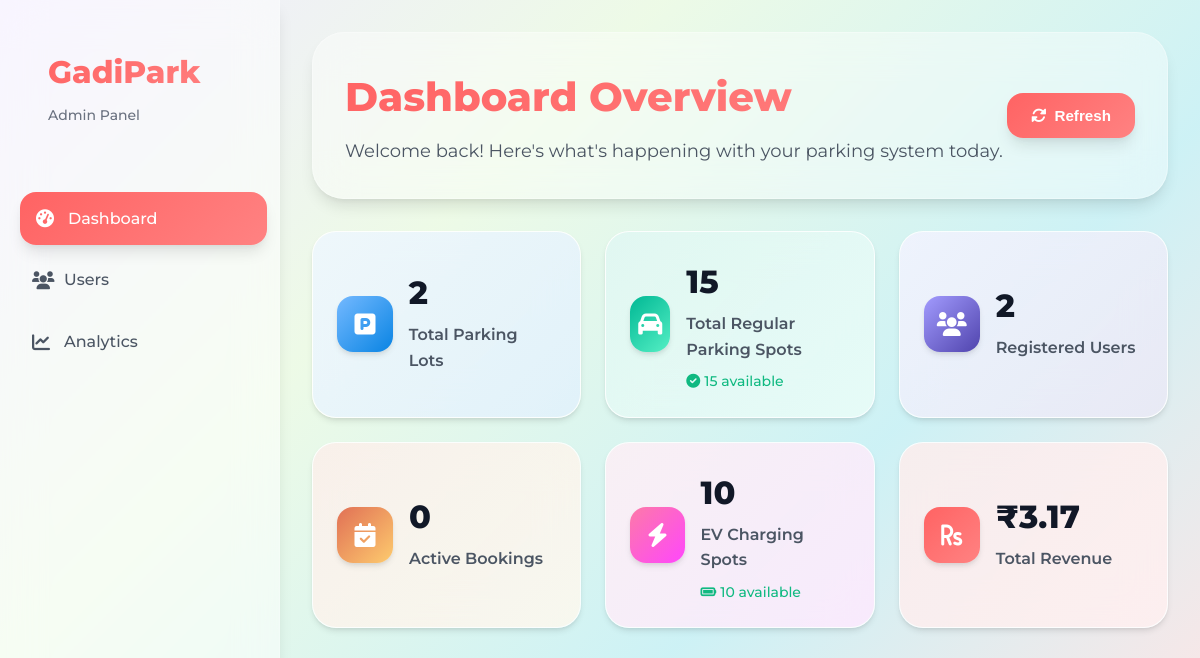
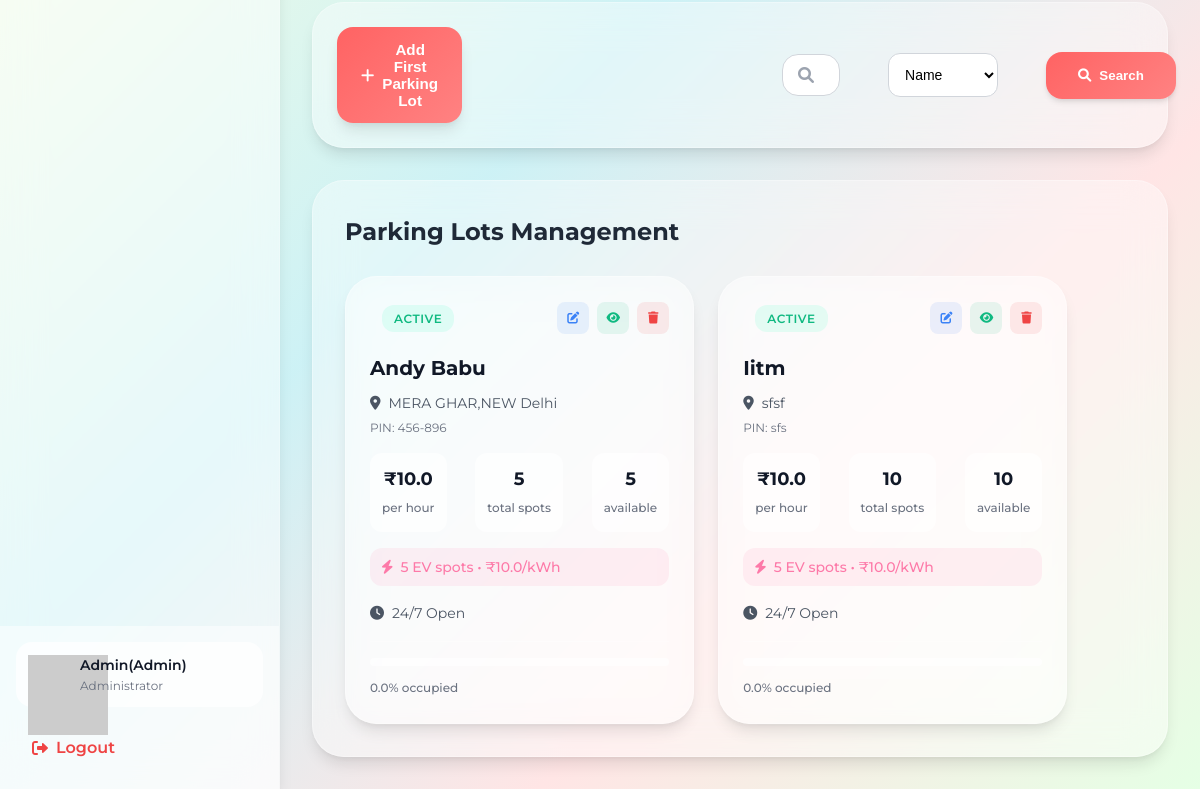
The app's page /admin_dashboard (signed in), older data (2 pictures, top to bottom).
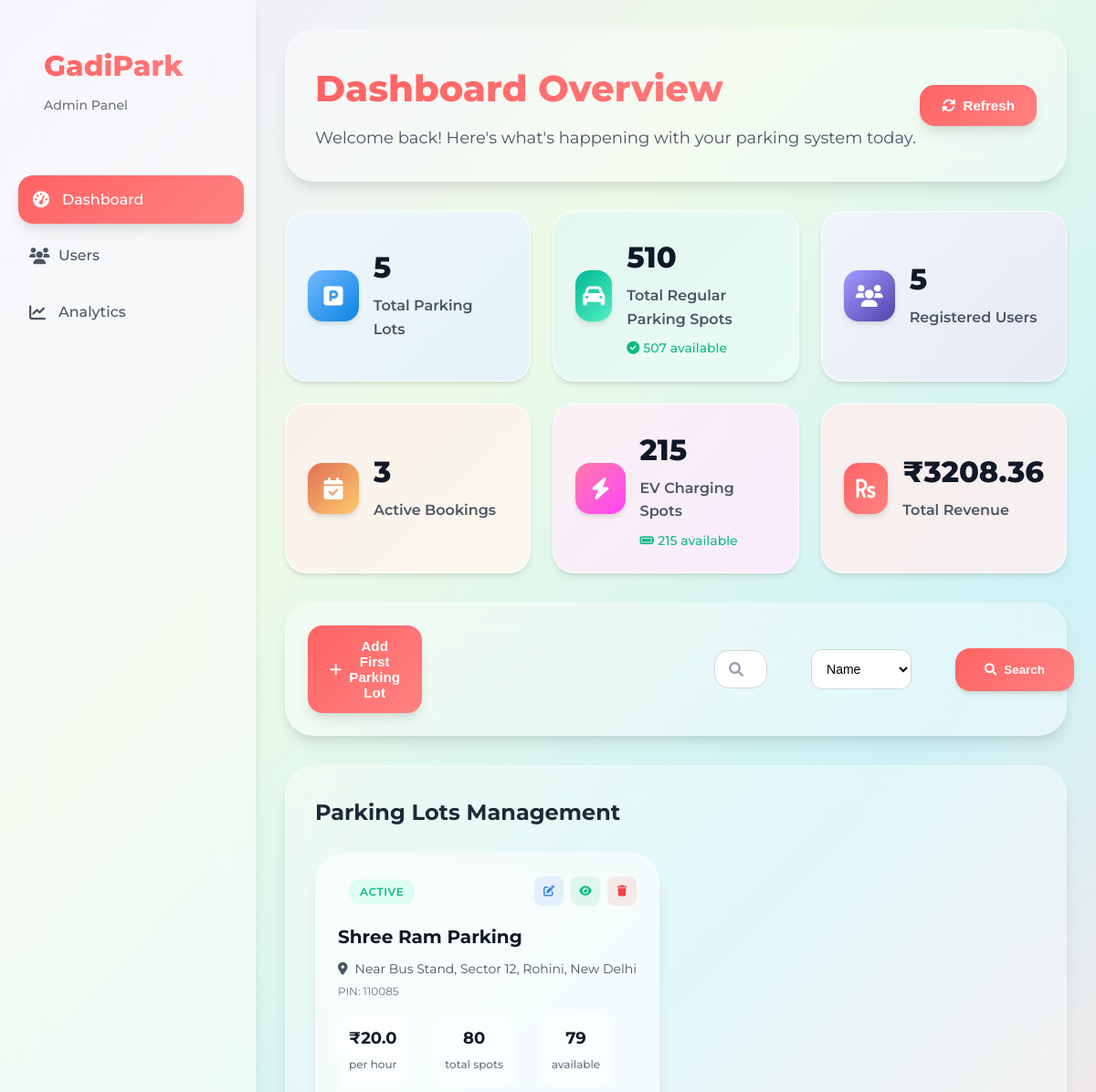
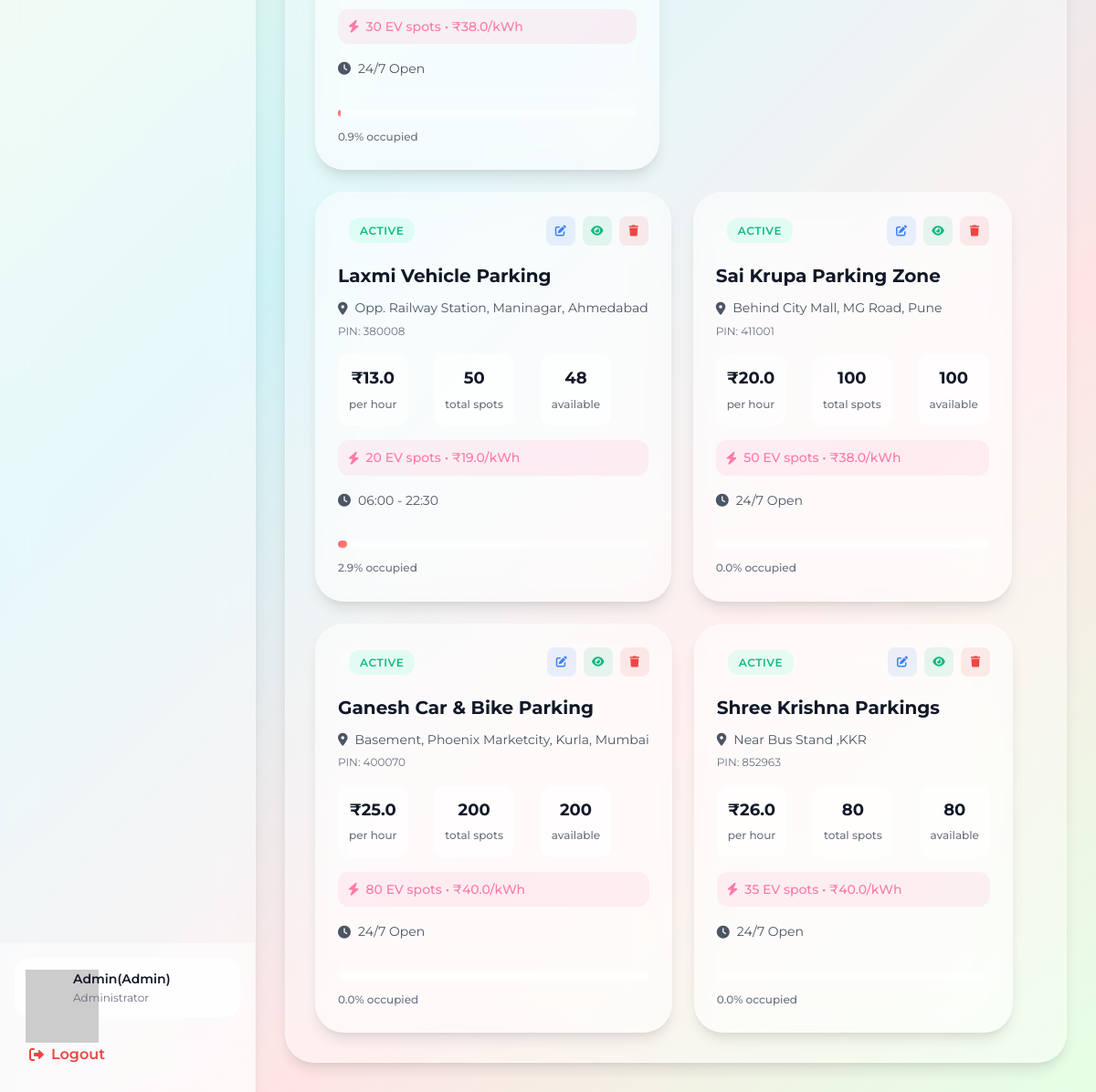
The same page, newer data (2 pictures, top to bottom).
### models/user.py (models this page shows, shortened)
class User(db.Model):
    __tablename__ = 'users'
    id=db.Column(db.Integer,primary_key=True)
    username=db.Column(db.String(80),unique=True,nullable=False)
    password_hash=db.Column(db.String(128),nullable=False)
    full_name=db.Column(db.String(80),nullable=True)
    is_admin=db.Column(db.Boolean,default=False)
    wallet_balance=db.Column(db.Float,default=0.00)
    total_parkings=db.Column(db.Integer,default=0)
    total_spendings=db.Column(db.Float,default=0)
    registration_date=db.Column(db.DateTime,default=db.func.current_timestamp())

### models/parking_lot.py (models this page shows, shortened)
class ParkingLot(db.Model):
    __tablename__ = 'parking_lots'
    id = db.Column(db.Integer, primary_key=True)
    name= db.Column(db.String(80), unique=True, nullable=False)
    address = db.Column(db.String(200), nullable=False)
    pincode = db.Column(db.String(10), nullable=False)
    hourly_rate = db.Column(db.Float, nullable=False)
    total_spots = db.Column(db.Integer, nullable=False)
    occupied_regular_spots = db.Column(db.Integer, default=0)
    occupied_ev_spots = db.Column(db.Integer, default=0)
    ev_spots = db.Column(db.Integer, default=0)
    ev_charging_rate = db.Column(db.Float, nullable=True)
    opening_time = db.Column(db.String(10), nullable=True)
    closing_time = db.Column(db.String(10), nullable=True)
    is_24_hours = db.Column(db.Boolean, default=False)
    description = db.Column(db.String(200), nullable=True)

### routes/admin.py (the view, shortened to what this page needs)
@admin_bp.route('/admin_dashboard')
@login_required
@admin_required
def admin_dashboard():
    lots=ParkingLot.query.all()
    user = User.query.get(session.get('user_id'))
    spots=ParkingSpot.query.all()
    t_lots=lots
    search=request.args.get('search','').strip()
    search_filter=request.args.get('search_filter')
    if search_filter == 'name':
        lots=ParkingLot.query.filter(ParkingLot.name.ilike(f'%{search}%'))
    if search_filter == 'location':
        lots=ParkingLot.query.filter(ParkingLot.address.ilike(f'%{search}%'))
    if search_filter == 'pincode':
        lots=ParkingLot.query.filter(ParkingLot.pincode.ilike(f'%{search}%'))
    lot_id=request.args.get('lot_id')
    def spots_count(is_ev):
        return ParkingSpot.query.filter_by(is_ev_spot=is_ev).count()
    total_regular_available_spots=ParkingSpot.query.filter_by(status='available',is_ev_spot=0).count()
    total_ev_available_spots=ParkingSpot.query.filter_by(status='available',is_ev_spot=1).count()
    total_regular_spots=spots_count(0)
    total_ev_spots=spots_count(1)
    bookings=Booking.query.all()
    bookings_lot_id=[]
    for b in bookings:
        bookings_lot_id.append(b.lot_id)
    active_bookings=Booking.query.count()
    total_users=User.query.count() - 1
    lot = None
    if lot_id:
        lot=ParkingLot.query.filter_by(id=lot_id).first()
    history=History.query.all()
    total_revenue=0
    for h in history:
        total_revenue+=h.total_amount_paid
    return render_template('admin_dashboard.html',lots=lots,lot=lot,user=user,spots=spots,total_regular_available_spots=total_regular_available_spots,total_users=total_users,total_ev_available_spots=total_ev_available_spots,total_regular_spots=total_regular_spots,total_ev_spots=total_ev_spots,active_bookings=active_bookings,total_revenue=total_revenue,t_lots=t_lots,bookings_lot_id=bookings_lot_id)

### Templates/admin_dashboard.html (shortened to what this page needs)
{%extends "base.html" %}
{%block style%}
<link rel="stylesheet" href="{{url_for('static',filename='css/admin_dashboard.css')}}">
<link rel="stylesheet" href="{{url_for('static',filename='css/modal.css')}}">
{%endblock%}
{%block content %}
    <div class="dashboard-container">
        {% include 'admin_sidebar.html' %}
        <div class="main-content">
            <div class="content-header bg">
                <div class="header-left">
                    <h1>Dashboard Overview</h1>
                    <p>Welcome back! Here's what's happening with your parking system today.</p>
                </div>
                <div class="header-right">
                    <a href="{{url_for('admin.admin_dashboard')}}">
                        <button class="btn-style" onclick="location.reload()">
                            <i class="fas fa-sync-alt"></i>
                            Refresh
                        </button>
                    </a>
                </div>
            </div>
            <div class="grid-section">
                <div class="grid-card primary">
                    <div class="grid-icon">
                        <i class="fa-solid fa-square-parking"></i>
                    </div>
                    <div class="grid-content">
                        <h3>{{t_lots|length}}</h3>
                        <p>Total Parking Lots</p>
                    </div>
                </div>
                <div class="grid-card success">
                    <div class="grid-icon">
                        <i class="fas fa-car"></i>
                    </div>
                    <div class="grid-content">
                        <h3>{{total_regular_spots}}</h3>
                        <p>Total Regular Parking Spots</p>
                        <span class="grid-change positive">
                            <i class="fas fa-check-circle"></i>
                            {{total_regular_available_spots}} available
                        </span>
                    </div>
                </div>
                <div class="grid-card info">
                    <div class="grid-icon">
                        <i class="fas fa-users"></i>
                    </div>
                    <div class="grid-content">
                        <h3>{{total_users}}</h3>
                        <p>Registered Users</p>
                    </div>
                </div>
                <div class="grid-card warning">
                    <div class="grid-icon">
                        <i class="fas fa-calendar-check"></i>
                    </div>
                    <div class="grid-content">
                        <h3>{{active_bookings}}</h3>
                        <p>Active Bookings</p>
                    </div>
                </div>
                <div class="grid-card electric">
                    <div class="grid-icon">
                        <i class="fas fa-bolt"></i>
                    </div>
                    <div class="grid-content">
                        <h3>{{total_ev_spots}}</h3>
                        <p>EV Charging Spots</p>
                        <span class="grid-change positive">
                            <i class="fas fa-battery-full"></i>
                            {{total_ev_available_spots }} available
                        </span>
                    </div>
                </div>
                <div class="grid-card revenue">
                    <div class="grid-icon">
                        <i class="fas fa-rupee-sign"></i>
                    </div>
                    <div class="grid-content">
                        <h3>₹{{"%.2f"|format(total_revenue)}}</h3>
                        <p>Total Revenue</p>
                    </div>
                </div>
            </div>
            <div class="search-section bg " id="search-section">
                <button class="btn-style" id="add_parking_lot">
                    <i class="fas fa-plus"></i>
                        Add First Parking Lot
                </button>
                <form action="{{url_for('admin.admin_dashboard')}}" method="get">
                    <div class="search-container" id="search-container">
                        <div class="search-box">
                            <i class="fas fa-search"></i>
                            <input type="search" required name="search" placeholder="Search parking lots,...">
                        </div>
                        <div class="filter-controls">
                            <select name="search_filter" >
                                <option value="name">Name</option>
                            </select>
                        </div>
                        <button type="submit" class="search-btn" id="search-btn">
                            <i class="fas fa-search"></i>
                            Search
                        </button>
                    </div>
                </form>
            </div>
            <div class="parking-lots-section bg">
                <div class="parking-header">
                    <h2>Parking Lots Management</h2>
                </div>
                <div class="parking-lots-card-container">
                    {% for lot in lots %}
                    <div class="parking-lot-card bg">
                        <div class="card-header">
                            <div class="lot-status">
                                {% if lot.total_spots + lot.ev_spots == lot.occupied_regular_spots + lot.occupied_ev_spots %}
                                    <div class="full lot-status">
                                        Full
                                    </div>
                                {% else %}
                                    <div class="active lot-status">
                                        Active
                                    </div>
                                {% endif %}
                            </div>
                            <div class="card-actions">
                                <a href="{{ url_for('admin.admin_dashboard', lot_id=lot.id) }}"
                                   class="action-btn edit-lot ">
                                    <i class="fas fa-edit edit-lot"></i>
                                </a>
                                <form action="{{url_for('parking.view_details')}}" method="post">
                                    <button class="action-btn view"><i class="fas fa-eye"></i></button>
                                </form>
                                <a href="{{ url_for('parking.delete_lot', lot_id=lot.id) }}"
                                   class="action-btn delete"
                                   onclick="return confirm('Are you sure you want to delete this parking lot?')">
                                    <i class="fas fa-trash"></i>
                                </a>
                            </div>
                        </div>
                        <div class="card-content">
                            <h3>{{ lot.name }}</h3>
                            <p class="lot-address">
                                <i class="fas fa-map-marker-alt"></i>
                                {{ lot.address }}
                            </p>
                            <p class="lot-pincode">PIN: {{ lot.pincode }}</p>
                            <div class="lot-stats">
                                <div class="stat">
                                    <span class="stat-value">₹{{ lot.hourly_rate }}</span>
                                    <span class="stat-label">per hour</span>
                                </div>
                                <div class="stat">
                                    <span class="stat-value">{{ lot.total_spots }}</span>
                                    <span class="stat-label">total spots</span>
                                </div>
                                <div class="stat">
                                    <span class="stat-value">{{ lot.total_spots-lot.occupied_regular_spots}}</span>
                                    <span class="stat-label">available</span>
                                </div>
                            </div>
                            {% if lot.ev_spots > 0 %}
                            <div class="ev-info">
                                <i class="fas fa-bolt"></i>
                                <span>{{ lot.ev_spots }} EV spots • ₹{{ lot.ev_charging_rate }}/kWh</span>
                            </div>
                            {% endif %}
                            <div class="lot-hours">
                                {% if lot.is_24_hours %}
                                    <i class="fas fa-clock"></i>
                                    <span>24/7 Open</span>
                                {% else %}
                                    <i class="fas fa-clock"></i>
                                    <span>{{ lot.opening_time }} - {{ lot.closing_time }}</span>
                                {% endif %}
                            </div>
                        </div>
                        <div class="card-footer">
                            <div class="occupancy-bar">
                                <div class="occupancy-fill" style="width: {{ ((lot.occupied_regular_spots + lot.occupied_ev_spots) / (lot.total_spots + lot.ev_spots) * 100) if (lot.total_spots + lot.ev_spots) > 0 else 0 }}%">
                                </div>
                            </div>
                            <span class="occupancy-text">
                                {{ (((lot.occupied_regular_spots + lot.occupied_ev_spots) /(lot.total_spots + lot.ev_spots) * 100) | round(1)) if (lot.total_spots + lot.ev_spots) > 0 else 0 }}% occupied
                            </span>
                        </div>
                    </div>
                    {% endfor %}
                </div>
            </div>
        </div>
    </div>
{%endblock%}

### Templates/base.html (shortened to what this page needs)
<!DOCTYPE html>
<html lang="en">
<head>
    <link rel="stylesheet" href="https://cdnjs.cloudflare.com/ajax/libs/font-awesome/6.0.0/css/all.min.css">
    <link rel="stylesheet" href="{{url_for('static',filename='css/base.css')}}">
    {%block style %}{%endblock%}
</head>
<body>
    {% block content %}
    {% endblock %}
</body>
</html>

### Templates/admin_sidebar.html
{%extends "base.html" %}
{%block style%}
<link rel="stylesheet" href="{{url_for('static',filename='css/admin_sidebar.css')}}">
{%endblock%}
{%block content %}
{% set current_path = request.path %}
<div class="sidebar">
    <div class="sidebar-header">
        <div class="logo">
            <h2>GadiPark</h2>
            <span>Admin Panel</span>
        </div>
    </div>
    <nav class="sidebar-nav">
        <a href="{{url_for('admin.admin_dashboard')}}" class="nav-item {% if current_path == url_for('admin.admin_dashboard') %}active{% endif %}">
            <i class="fas fa-tachometer-alt"></i>
            <span>Dashboard</span>
        </a>
        <a href="{{url_for('admin.users_summery')}}" class="nav-item {%if current_path == url_for('admin.users_summery') %}active{% endif %}">
            <i class="fas fa-users"></i>
            <span>Users</span>
        </a>
        <a href="{{url_for('admin.admin_charts')}}" class="nav-item {%if current_path == url_for('admin.admin_charts') %}active{% endif %} ">
            <i class="fas fa-chart-line"></i>
            <span>Analytics</span>
        </a>
    </nav>
    <div class="sidebar-footer">
        <a href="{{url_for('profile.profile')}}">
            <div class="admin-profile">
                <div class="profile-pic">
                <img src="https://api.dicebear.com/9.x/open-peeps/svg?seed={{ username }}&backgroundColor=transparent&radius=50"alt="Profile Avatar"class="profile-avatar"/>
                </div>
                <div class="profile-info">
                    <span class="profile-name">{{user.full_name}}(Admin)</span>
                    <span class="profile-role">Administrator</span>
                </div>
            </div>
        </a>
        <a href="{{url_for('auth.logout')}}" class="logout-btn">
            <i class="fas fa-sign-out-alt"></i>
            <span>Logout</span>
        </a>
    </div>
</div>
{%endblock%}

Row changes from the older to the newer data that the page shows:
removed ParkingLot: shows "ACTIVE", name "Andy Babu", address "MERA GHAR,NEW Delhi", pincode "456-896", hourly_rate "10.0", total_spots "5", lot.total_spots-lot.occupied_regular_spots "5", ev_spots "5", ev_charging_rate "10.0", is_24_hours True (drawn), total_spots+ev_spots+occupied_regular_spots "0.0"
removed ParkingLot: shows "ACTIVE", name "Iitm", address "sfsf", pincode "sfs", hourly_rate "10.0", total_spots "10", lot.total_spots-lot.occupied_regular_spots "10", ev_spots "5", ev_charging_rate "10.0", is_24_hours True (drawn), total_spots+ev_spots+occupied_regular_spots "0.0"
added ParkingLot: shows "ACTIVE", name "Shree Ram Parking", address "Near Bus Stand, Sector 12, Rohini, New Delhi", pincode "110085", hourly_rate "20.0", total_spots "80", lot.total_spots-lot.occupied_regular_spots "79", ev_spots "30", ev_charging_rate "38.0", is_24_hours True (drawn), total_spots+ev_spots+occupied_regular_spots "0.9"
added ParkingLot: shows "ACTIVE", name "Laxmi Vehicle Parking", address "Opp. Railway Station, Maninagar, Ahmedabad", pincode "380008", hourly_rate "13.0", total_spots "50", lot.total_spots-lot.occupied_regular_spots "48", ev_spots "20", ev_charging_rate "19.0", opening_time "06:00", closing_time "22:30", total_spots+ev_spots+occupied_regular_spots "2.9"
added ParkingLot: shows "ACTIVE", name "Sai Krupa Parking Zone", address "Behind City Mall, MG Road, Pune", pincode "411001", hourly_rate "20.0", total_spots "100", lot.total_spots-lot.occupied_regular_spots "100", ev_spots "50", ev_charging_rate "38.0", is_24_hours True (drawn), total_spots+ev_spots+occupied_regular_spots "0.0"
added ParkingLot: shows "ACTIVE", name "Ganesh Car & Bike Parking", address "Basement, Phoenix Marketcity, Kurla, Mumbai", pincode "400070", hourly_rate "25.0", total_spots "200", lot.total_spots-lot.occupied_regular_spots "200", ev_spots "80", ev_charging_rate "40.0", is_24_hours True (drawn), total_spots+ev_spots+occupied_regular_spots "0.0"
added ParkingLot: shows "ACTIVE", name "Shree Krishna Parkings", address "Near Bus Stand ,KKR", pincode "852963", hourly_rate "26.0", total_spots "80", lot.total_spots-lot.occupied_regular_spots "80", ev_spots "35", ev_charging_rate "40.0", is_24_hours True (drawn), total_spots+ev_spots+occupied_regular_spots "0.0"
Text that changed along with them:
{{ t_lots|length }}: "2" → "5"
{{ total_regular_spots }}: "15" → "510"
{{ total_regular_available_spots }}: "15" → "507"
{{ total_users }}: "2" → "5"
{{ active_bookings }}: "0" → "3"
{{ total_ev_spots }}: "10" → "215"
{{ total_ev_available_spots }}: "10" → "215"
{{ "%.2f"|format(total_revenue) }}: "3.17" → "3208.36"
